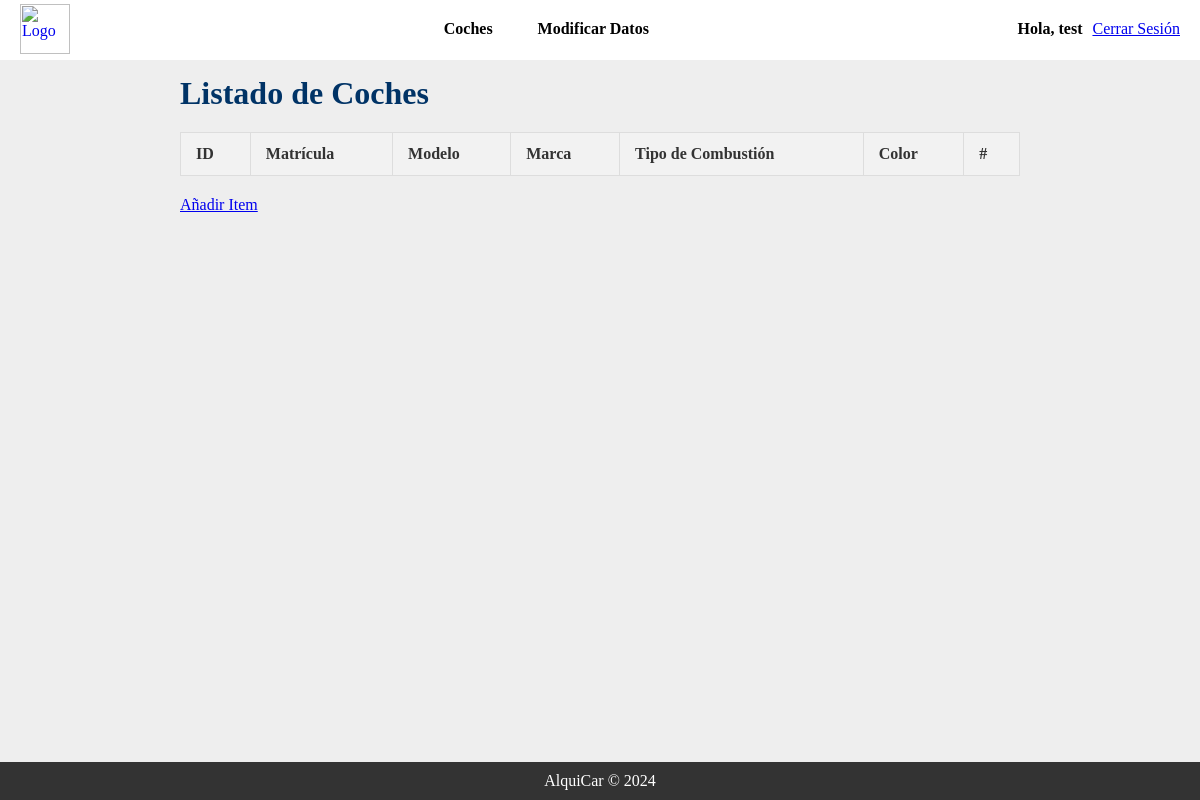
The page /app/items.php (signed in) on the database as committed earlier.
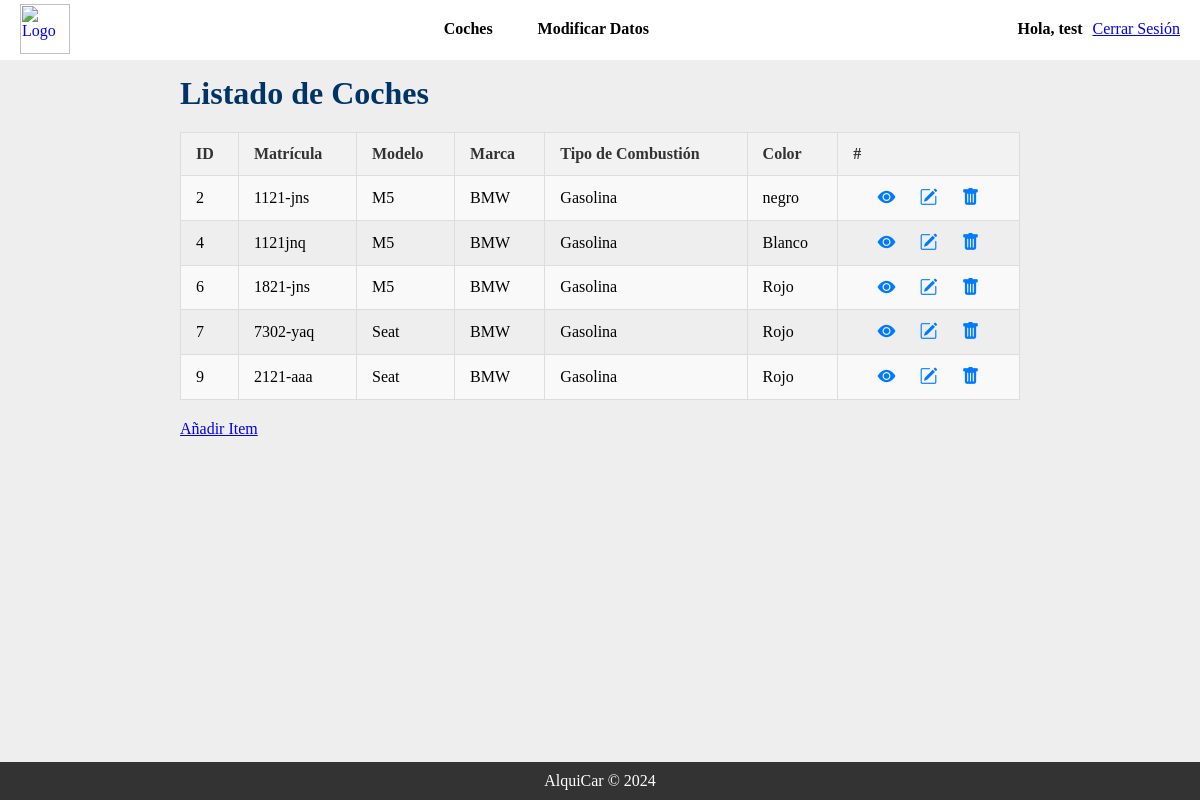
The same page on the database as committed later.
### tables this page shows
CREATE TABLE `coches` (
  `id` int(11) NOT NULL,
  `matricula` varchar(10) DEFAULT NULL,
  `tipo_combustion` varchar(20) DEFAULT NULL,
  `modelo` varchar(50) DEFAULT NULL,
  `color` varchar(20) DEFAULT NULL,
  `marca` varchar(50) DEFAULT NULL
);

### app/items.php (the view, shortened to what this page needs)
<?php
require_once 'plantillas/header.php';
?>
    <link rel="stylesheet" href="https://cdn.jsdelivr.net/npm/bootstrap-icons@1.8.1/font/bootstrap-icons.css">
    <div class="body-margen">
        <h1>Listado de Coches</h1>
        <table border="1">
            <tr>
                <th>ID</th>
                <th>Matrícula</th>
                <th>Modelo</th>
                <th>Marca</th>
                <th>Tipo de Combustión</th>
                <th>Color</th>
                <th>#</th>
            </tr>
            <?php
            $sql = "SELECT * FROM coches";
            $stmt = $conn->prepare($sql);
            $stmt->execute();
            $result = $stmt->get_result();
            $coches = array();
            while ($row = $result->fetch_assoc()) {
                $coches[] = $row;
            }
            ?>
            <?php foreach ($coches as $coche): ?>
            <tr>
                <form method="post">
                    <td> <?php echo $coche['id']; ?> </td>
                    <td> <?php echo $coche['matricula']; ?> </td>
                    <td> <?php echo $coche['modelo']; ?> </td>
                    <td> <?php echo $coche['marca']; ?> </td>
                    <td> <?php echo $coche['tipo_combustion']; ?> </td>
                    <td> <?php echo $coche['color']; ?> </td>
                    <td>
                        <a href="show_item.php?id=<?php echo $coche['id']; ?>"><i class="bi bi-eye-fill"></i></a>
                        <?php if (isset($_SESSION['username'])): ?>
                            <a href="modify_item.php?id=<?php echo $coche['id']; ?>"><i class="bi bi-pencil-square"></i></a>
                            <a href="delete_item.php?id=<?php echo $coche['id']; ?>"><i class="bi bi-trash-fill"></i></a>
                        <?php endif; ?>
                    </td>
                </form>
            </tr>
            <?php endforeach; ?>
        </table>
        <?php if (isset($_SESSION['username'])): ?>
            <div style="align: right;">
                <a href="add_item.php" >Añadir Item</a>
            </div>
        <?php endif; ?>
    </div>
<?php
require_once 'plantillas/footer.php';
?>

### app/plantillas/header.php (shortened to what this page needs)
<html lang="es">
<head>
    <link rel="stylesheet" href="https://cdn.jsdelivr.net/npm/bootstrap-icons@1.8.1/font/bootstrap-icons.css">
    <link rel="stylesheet" href="css/header.css">
    <link rel="stylesheet" href="css/body.css">
</head>
<body>
    <header>
        <nav class="navbar">
            <div class="logo">
                <a href="index.php">
                    <img src="https://i0.wp.com/blogmaldito.com/wp-content/uploads/2014/03/logo-coche.jpg?ssl=1" alt="Logo">
                </a>
            </div>
            <ul class="nav-links">
                <li><a href="items.php"><i class="fas fa-car"></i> Coches</a></li>
                <?php if (isset($_SESSION['username'])): ?>
                    <li><a href="modificar_datos.php"><i class="fas fa-user-edit"></i> Modificar Datos</a></li>
                <?php endif; ?>
            </ul>
            <div class="profile">
                <?php if (isset($_SESSION['username'])): ?>
                    <span class="profile-name">Hola, <?php echo htmlspecialchars($_SESSION['username']); ?></span>
                    <a href="logout.php" class="logout">Cerrar Sesión</a>
                <?php else: ?>
                    <a href="login.php" class="profile-name">LogIn</a>
                <?php endif; ?>
            </div>
        </nav>
    </header>

### app/plantillas/footer.php
    </body>
    <footer style="background-color: #333; color: #fff; padding: 10px; text-align: center; position: fixed; bottom: 0; left: 0; width: 100%; margin: 0;">
        <div class="container-fluid" style="padding: 0; margin: 0;">
            <p class="text-center" style="margin: 0;">AlquiCar &copy; <?php echo date("Y"); ?></p>
        </div>
    </footer>
</html>

### app/css/header.css (style rules this page uses)
* { margin: 0; padding: 0; box-sizing: border-box; }
.navbar { display: flex; justify-content: space-between; align-items: center; background-color: white; padding: 10px 20px; height: 60px; border-bottom: 2px solid white; }
.logo img { height: 50px; width: auto; }
.nav-links { list-style: none; display: flex; gap: 20px; }
.nav-links li { display: inline; }
.nav-links a { text-decoration: none; color: black; font-weight: bold; padding: 5px 10px; transition: color 0.3s; display: flex; align-items: center; }
.profile { display: flex; align-items: center; gap: 10px; }
.profile-name { color: black; font-weight: bold; text-decoration: none; }

### app/css/body.css (style rules this page uses)
body { background-color: #eee; }
.body-margen { margin-top: 15px; margin-left: 15%; margin-right: 15%; }
h1 { color: #003366; }

### app/items.php (style rules this page uses)
table { width: 100%; border-collapse: collapse; margin: 20px 0; font-size: 16px; text-align: left; }
table, th, td { border: 1px solid #dddddd; }
th, td { padding: 12px 15px; }
th { background-color: #f2f2f2; font-weight: bold; color: #333; }
tr:nth-child(even) { background-color: #f9f9f9; }
td a { text-decoration: none; color: #007bff; padding: 5px 10px; }
td a i { font-size: 18px; }
td:last-child { text-align: center; }

Rows that differ between the two databases and show on the page:
added coches: id "2", matricula "1121-jns", modelo "M5", marca "BMW", tipo_combustion "Gasolina", color "negro"
added coches: id "4", matricula "1121jnq", modelo "M5", marca "BMW", tipo_combustion "Gasolina", color "Blanco"
added coches: id "6", matricula "1821-jns", modelo "M5", marca "BMW", tipo_combustion "Gasolina", color "Rojo"
added coches: id "7", matricula "7302-yaq", modelo "Seat", marca "BMW", tipo_combustion "Gasolina", color "Rojo"
added coches: id "9", matricula "2121-aaa", modelo "Seat", marca "BMW", tipo_combustion "Gasolina", color "Rojo"
